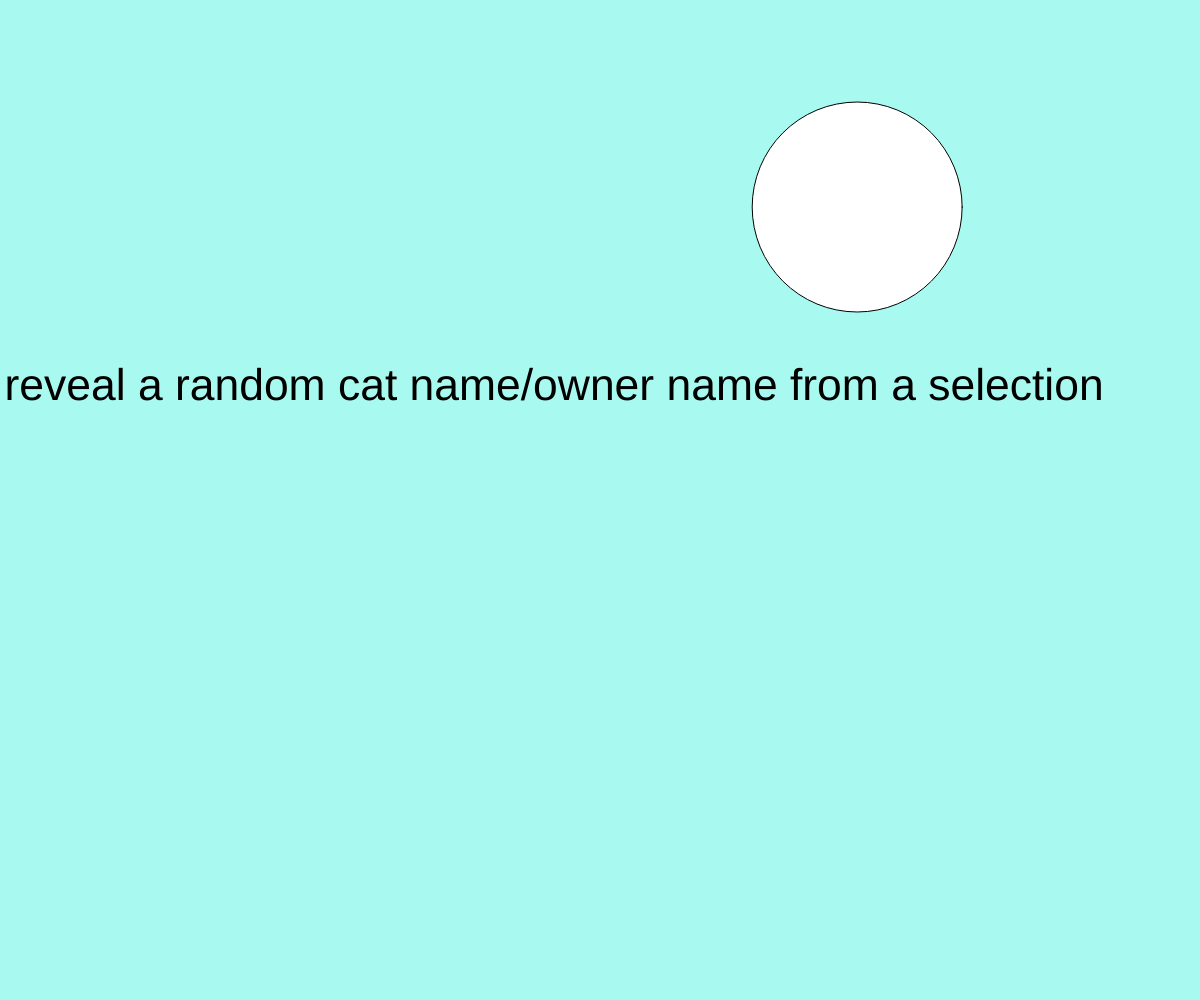
Frame 1 (no input)
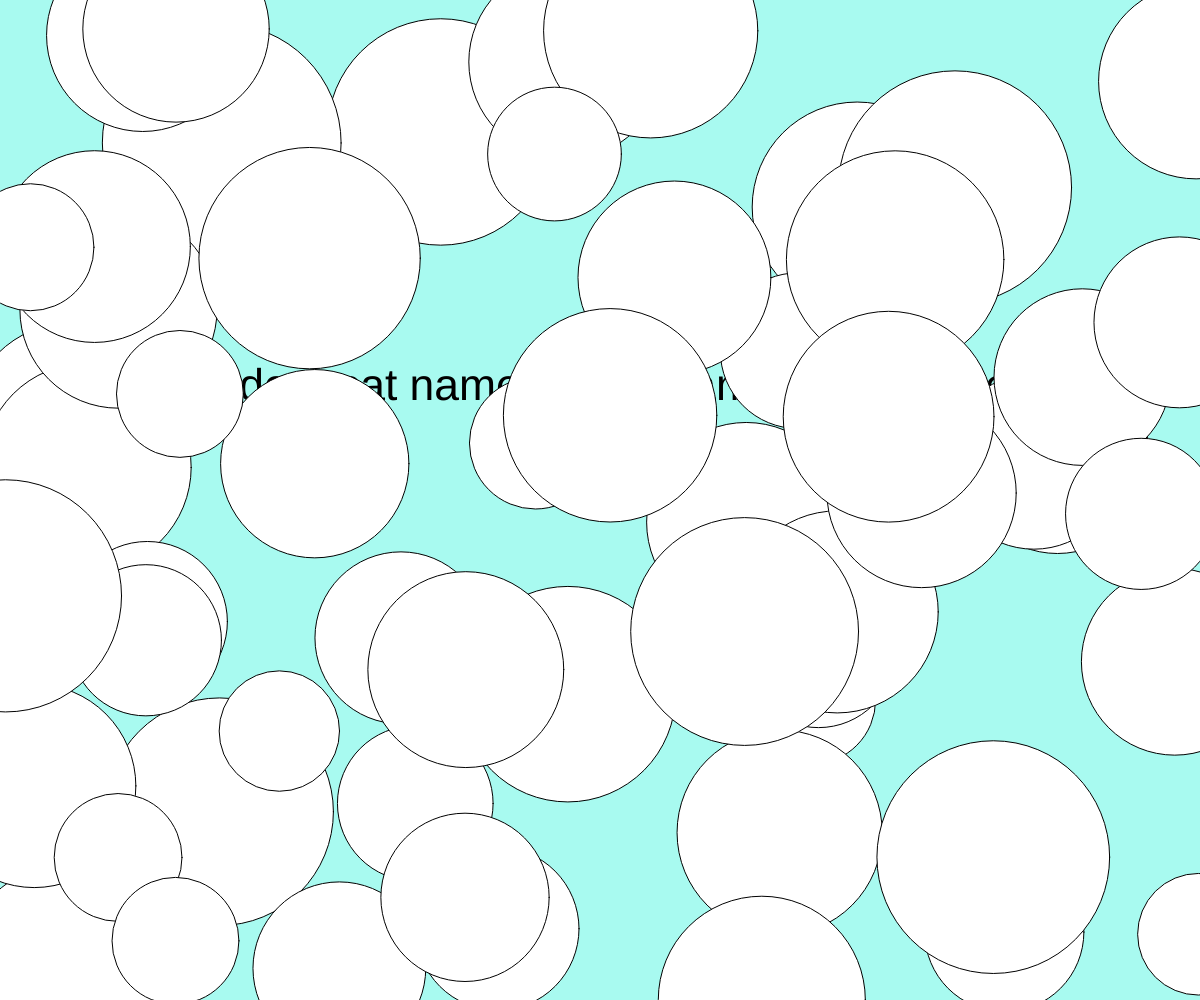
Frame 60 (no input)
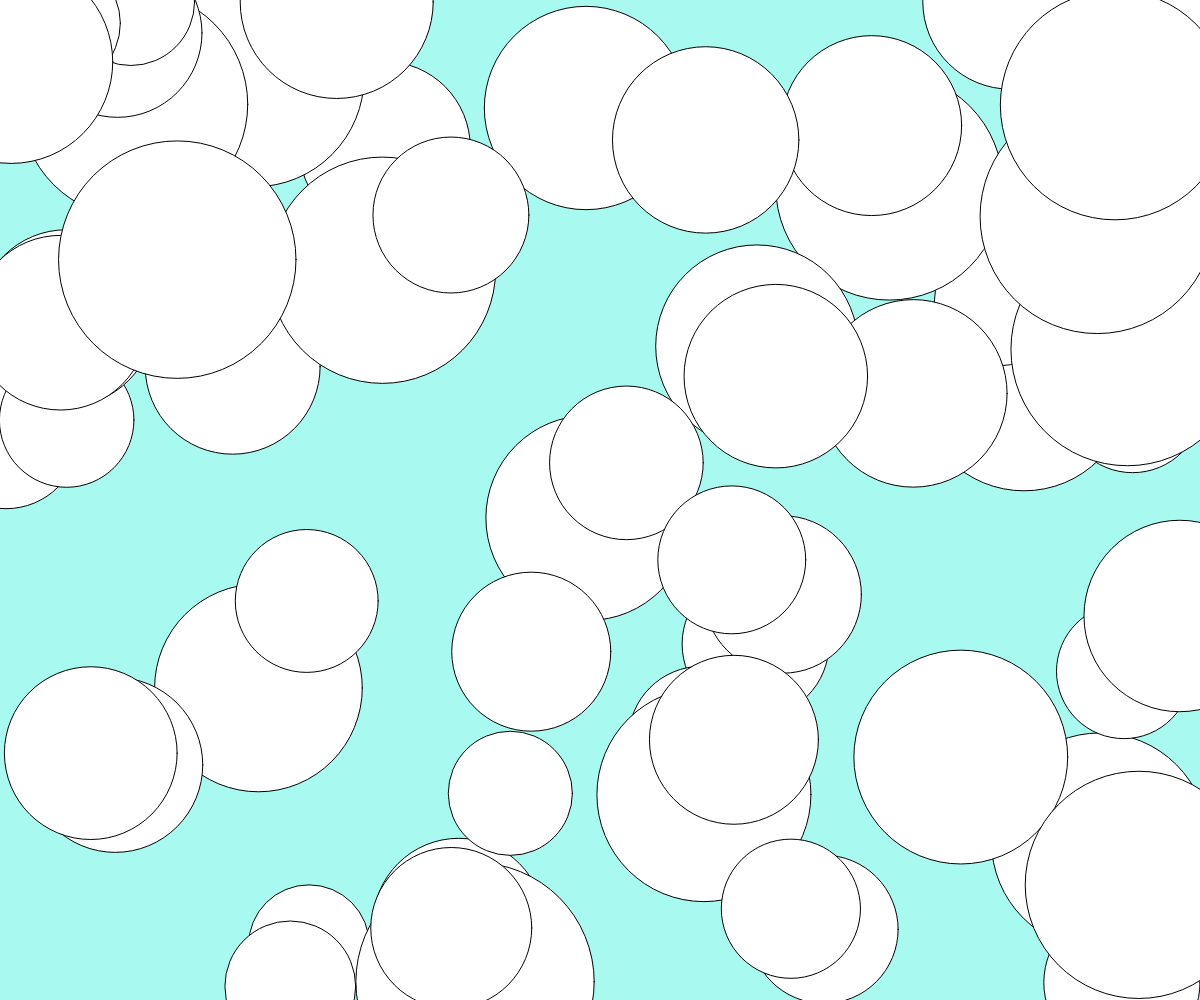
Frame 120 (the mouse pressed at the canvas centre since frame 60)

The p5.js sketch that drew these frames (run headless with seeded random() and noise() and a simulated clock; from frame 60 on, the mouse is pressed at the canvas centre):

// p5.js sketch
// ── sketch.js
//Cats I love throughout my years and their owners 


//array
//global things
let cats = [
{
    name: "Bella", 
    owner: "Alizeh"
}, {
    name: "Zuko", 
    owner: "Sareh"
}, {
    name: "Whisker", 
    owner: "Sareh"
}, {
    name: "Cookie", 
    owner: "Maryam"
}, {
    name: "Meowmeow", 
    owner: "Afssari"
}, {
    name: "Meowmeow's triplets", 
    owner: "Afssari" 
}];

//calling variable
let randomIndex;
let animating = false;

//runs once and stays
function setup () {
    createCanvas (windowWidth,windowHeight);
    background (168,250,240);
    textSize (windowWidth/27);

     //saying this so user knows to click to start randomizer
    textAlign (CENTER);
    text ('click to reveal a random cat name/owner name from a selection',windowWidth/2.5,windowHeight/2.5);
    
}


function draw () { 

    ellipse (random(width), random(height), random(windowWidth/5, windowWidth/10) ); 

    if (animating == true){
   // background(168,250,240);
    }
   
}    

function randomizer(){
    animating = true

    if (cats[0]){ //if something in array/if not in array 
    // defining variable: int makes it a whole number, random(cats.length) chooses a random number within the array
    randomIndex = int(random(cats.length));
   //writes out the random number, .key is what category it chooses, and then at what location on screen
  
   //text(`${cats[randomIndex].name}'+'s owner is '${cats[randomIndex].owner}`, windowWidth/2,windowHeight/2);
  
   text(cats[randomIndex].name + "'s owner is " + cats[randomIndex].owner, windowWidth/2,windowHeight/2);
  //removes chosen number from array in this instance
    cats.splice(random.Index,.5);


} else { //if not in array the display
    // background(random(200, 255))
    textAlign (CENTER);
text ('no more group of cats :(,',windowWidth/2,windowHeight/2) //nothing left game over 

  //////background restated so that the array text doesn't stack up on each other and "erases" it
  background(168,250,240);

}
}

function mousePressed () {
    animating = true
    setTimeout(randomizer, 3000);
    background(168,250,240)

}
// }
